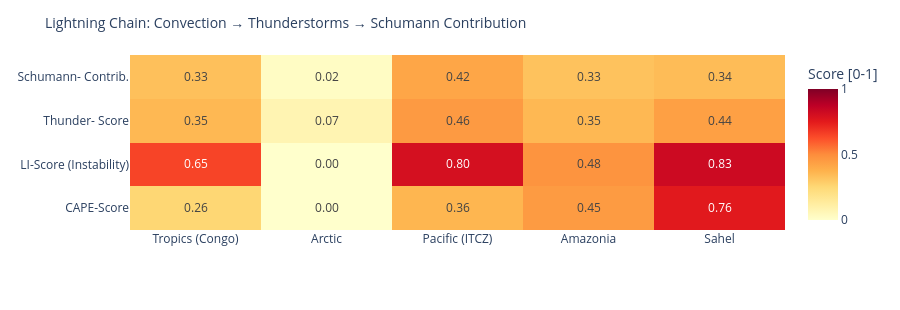

The cell this chart's notebook holds for it:
### Code cell
# ============================================================
# LIGHTNING CHAIN: Convection → Thunderstorms → Schumann
# Shows the causal chain per measurement point as heatmap
# ============================================================

def cape_score(v):
    """CAPE → normalized score [0,1]"""
    if v is None or pd.isna(v): return 0.0
    return min(1.0, float(v) / 3000)

def li_score(v):
    """Lifted Index: negative = unstable → score [0,1]"""
    if v is None or pd.isna(v): return 0.3
    return min(1.0, max(0.0, (-float(v) + 6) / 12))

def cloud_score(v):
    if v is None or pd.isna(v): return 0.3
    return float(v) / 100

def thunder_score(row):
    """Kombinierter Gewitterwahrscheinlichkeits-Score
    CAPE + LI + Bedeckung + WMO-Gewitter + konvektiver Niederschlag (showers)
    Hinweis: X-Ray und Kp sind kein Bestandteil – nur geomagn./solarer Kontext.
    """
    cs = cape_score(row.get('cape'))
    ls = li_score(row.get('li'))
    cl = cloud_score(row.get('cloud'))
    t  = 1.0 if row.get('thunderstorm') else 0.0
    # Convective precipitation (showers) as additional indicator
    sh = min(1.0, (row.get('showers') or 0) / 5.0)
    return round(cs * 0.30 + ls * 0.25 + cl * 0.15 + t * 0.20 + sh * 0.10, 3)

def schumann_contribution(t_score, lat):
    """Schumann contribution: higher in tropics (±30°), scaled by thunderstorm score"""
    lat_weight = max(0.3, 1.0 - abs(lat) / 60)
    return round(t_score * lat_weight, 3)

df_atm['cape_score']   = df_atm.apply(lambda r: cape_score(r['cape']), axis=1)
df_atm['li_score']     = df_atm.apply(lambda r: li_score(r['li']),    axis=1)
df_atm['thunder_score']= df_atm.apply(lambda r: thunder_score(r.to_dict()), axis=1)
df_atm['schumann_contribution'] = df_atm.apply(
    lambda r: schumann_contribution(r['thunder_score'], r['lat']), axis=1)

metrics = ['cape_score', 'li_score', 'thunder_score', 'schumann_contribution']
labels  = ['CAPE-Score', 'LI-Score\n(Instability)', 'Thunder-\nScore', 'Schumann-\nContrib.']
z_data  = [df_atm[m].tolist() for m in metrics]

fig = go.Figure(go.Heatmap(
    z=z_data,
    x=df_atm['point'].tolist(),
    y=labels,
    colorscale='YlOrRd',
    zmin=0, zmax=1,
    text=[[f'{v:.2f}' for v in row] for row in z_data],
    texttemplate='%{text}', textfont=dict(size=12),
    colorbar=dict(title='Score [0-1]')
))
fig.update_layout(
    title=dict(text='Lightning Chain: Convection → Thunderstorms → Schumann Contribution', font=dict(size=14)),
    height=310,
    plot_bgcolor='rgba(0,0,0,0)', paper_bgcolor='rgba(0,0,0,0)',
    margin=dict(l=130, r=80, t=55, b=80)
)
fig.show()

### Figure 1 — Plotly figure (JSON) as saved in the notebook; plotly's stock layout.template omitted (floating-point values rounded to 4 significant figures)
{"data": [{"colorbar": {"title": {"text": "Score [0-1]"}}, "colorscale": [[0.0, "rgb(255,255,204)"], [0.125, "rgb(255,237,160)"], [0.25, "rgb(254,217,118)"], [0.375, "rgb(254,178,76)"], [0.5, "rgb(253,141,60)"], [0.625, "rgb(252,78,42)"], [0.75, "rgb(227,26,28)"], [0.875, "rgb(189,0,38)"], [1.0, "rgb(128,0,38)"]], "text": [["0.26", "0.00", "0.36", "0.45", "0.76"], ["0.65", "0.00", "0.80", "0.48", "0.83"], ["0.35", "0.07", "0.46", "0.35", "0.44"], ["0.33", "0.02", "0.42", "0.33", "0.34"]], "textfont": {"size": 12}, "texttemplate": "%{text}", "type": "heatmap", "x": ["Tropics (Congo)", "Arctic", "Pacific (ITCZ)", "Amazonia", "Sahel"], "y": ["CAPE-Score", "LI-Score\n(Instability)", "Thunder-\nScore", "Schumann-\nContrib."], "z": [[0.2567, 0.0, 0.3633, 0.4533, 0.7567], [0.65, 0.0, 0.8, 0.475, 0.825], [0.355, 0.073, 0.455, 0.355, 0.436], [0.331, 0.022, 0.417, 0.325, 0.342]], "zmax": 1, "zmin": 0}], "layout": {"height": 310, "margin": {"b": 80, "l": 130, "r": 80, "t": 55}, "paper_bgcolor": "rgba(0,0,0,0)", "plot_bgcolor": "rgba(0,0,0,0)", "title": {"font": {"size": 14}, "text": "Lightning Chain: Convection → Thunderstorms → Schumann Contribution"}}}
